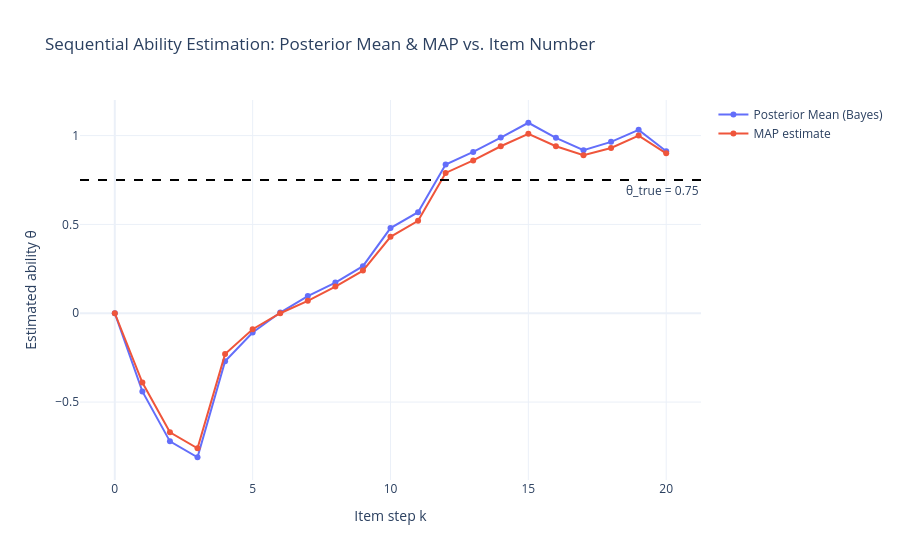

Here is the notebook cell this chart was saved with:
### Markdown cell above
**Interpretation.** Increasing $a_i$ steepens the curve around its midpoint (higher discrimination — the item separates low- from high-ability users more sharply). Changing $b_i$ **translates the curve horizontally** without changing its shape: the curve for $b_i$ is the curve for $b_i=0$ shifted right by $b_i$. This is because $b_i$ is exactly the ability level at which $p_i(\theta)=0.5$: a *harder* item (larger $b_i$) requires a *higher* ability before the user is even-odds to answer correctly.

## Task 2 — Sequential Likelihood Contribution

A single response is Bernoulli with success probability $p_k(\theta)$:
$$L(y_k\mid\theta) = p_k(\theta)^{y_k}\,\bigl(1-p_k(\theta)\bigr)^{1-y_k}.$$

Assuming conditional independence of responses given $\theta$, the joint likelihood of the running history is the product of the individual contributions:
$$L(\mathbf y^{(k)}\mid\theta)=\prod_{i=1}^{k} p_i(\theta)^{y_i}\bigl(1-p_i(\theta)\bigr)^{1-y_i}.$$

## Task 3 — Mathematical Formulation of the Running Update

By Bayes' theorem, using the step-$(k-1)$ posterior as the new prior:
$$f_{\Theta\mid\mathbf Y^{(k)}}(\theta\mid\mathbf y^{(k)}) \;\propto\; f_{\Theta\mid\mathbf Y^{(k-1)}}(\theta\mid\mathbf y^{(k-1)})\;\cdot\;L(y_k\mid\theta)
= f_{\Theta\mid\mathbf Y^{(k-1)}}(\theta\mid\mathbf y^{(k-1)})\cdot p_k(\theta)^{y_k}(1-p_k(\theta))^{1-y_k}.$$

Only the *newest* observation's likelihood needs to be multiplied in at each step — the entire history is already summarized in the previous posterior.

## Task 4 — Dynamic Shifting

If $y_k=1$ on a **hard** item (large $b_k$), the multiplier $p_k(\theta)$ is small for $\theta \ll b_k$ and rises toward 1 only once $\theta$ approaches/exceeds $b_k$. Multiplying the prior by this near-step-function **suppresses the low-$\theta$ region** of the density while leaving the high-$\theta$ region comparatively untouched. The net effect is that probability mass — and hence the peak — is pushed to the **right** (toward higher ability), and the harder the item ($b_k$ larger), the further right the peak moves, because correctly solving a difficult item is strong evidence against low ability.

## Task 5 — Discrimination and Sharpness

The steepness of $p_k(\theta)$ around $b_k$ is controlled by $a_k$.

- **Large $a_k$:** the logistic curve becomes close to a step function. Multiplying the prior by this near-indicator function very strongly downweights one side of $b_k$, producing a large, sharp change and a **substantially narrower (lower-variance)** posterior — the item is highly informative.
- **Small $a_k$:** the curve is nearly flat/linear across the plausible $\theta$ range, so $p_k(\theta)\approx$ constant and the likelihood barely perturbs the prior's shape — the posterior stays **almost as wide** as before, i.e. the item carries little information.

## Task 6 — Numerical Grid Implementation

1. Fix a dense grid $\theta_1,\dots,\theta_M$ (e.g. $[-6,6]$).
2. Store the current (discretized) posterior as a vector `prior_grid` evaluated on this grid (initialized to the $\mathscr N(0,1)$ density).
3. On observing $y_k$ with known $(a_k,b_k)$: compute `lik = p(theta_grid)**y_k * (1-p(theta_grid))**(1-y_k)`.
4. Form the unnormalized posterior `unnorm = prior_grid * lik`.
5. **Sequential normalization:** integrate numerically (trapezoidal rule) `Z = trapz(unnorm, theta_grid)` and set `posterior_grid = unnorm / Z`.
6. Set `prior_grid = posterior_grid` and repeat for the next item.

## Task 7 — Simulation and Convergence

### Code cell
def p_2pl(theta, a, b):
    return 1.0 / (1.0 + np.exp(-a * (theta - b)))

def run_irt_simulation(theta_true=0.75, n_items=20, seed=7, grid=None):
    rng = np.random.default_rng(seed)
    if grid is None:
        grid = np.linspace(-6, 6, 1201)

    prior = norm_dist.pdf(grid, 0, 1)
    prior /= np.trapezoid(prior, grid)

    bayes_hist = [np.trapezoid(grid * prior, grid)]
    map_hist = [grid[np.argmax(prior)]]
    items = []

    for k in range(1, n_items + 1):
        a_k = rng.uniform(0.5, 2.0)
        b_k = rng.normal(0, 1)
        p_true = p_2pl(theta_true, a_k, b_k)
        y_k = 1 if rng.uniform() < p_true else 0
        items.append((a_k, b_k, y_k))

        lik = p_2pl(grid, a_k, b_k) ** y_k * (1 - p_2pl(grid, a_k, b_k)) ** (1 - y_k)
        unnorm = prior * lik
        Z = np.trapezoid(unnorm, grid)
        posterior = unnorm / Z

        bayes_hist.append(np.trapezoid(grid * posterior, grid))
        map_hist.append(grid[np.argmax(posterior)])
        prior = posterior

    return np.array(bayes_hist), np.array(map_hist), items

theta_true = 0.75
bayes_hist, map_hist, items = run_irt_simulation(theta_true=theta_true, n_items=20, seed=7)
steps = np.arange(0, 21)

fig = go.Figure()
fig.add_trace(go.Scatter(x=steps, y=bayes_hist, mode="lines+markers", name="Posterior Mean (Bayes)"))
fig.add_trace(go.Scatter(x=steps, y=map_hist, mode="lines+markers", name="MAP estimate"))
fig.add_hline(y=theta_true, line_dash="dash", line_color="black",
              annotation_text=f"θ_true = {theta_true}", annotation_position="bottom right")
fig.update_layout(title="Sequential Ability Estimation: Posterior Mean & MAP vs. Item Number",
                   xaxis_title="Item step k", yaxis_title="Estimated ability θ",
                   template="plotly_white")
fig.show()

print(f"Final posterior mean: {bayes_hist[-1]:.3f}   Final MAP: {map_hist[-1]:.3f}")

### Figure 1 — Plotly figure (JSON) as saved in the notebook; plotly's stock layout.template omitted (floating-point values rounded to 4 significant figures)
{"data": [{"mode": "lines+markers", "name": "Posterior Mean (Bayes)", "type": "scatter", "x": [0, 1, 2, 3, 4, 5, 6, 7, 8, 9, 10, 11, 12, 13, 14, 15, 16, 17, 18, 19, 20], "y": [-5.551e-17, -0.4402, -0.7211, -0.8106, -0.2702, -0.1086, 0.003984, 0.09649, 0.1728, 0.2652, 0.4794, 0.5687, 0.8374, 0.9081, 0.9887, 1.072, 0.9873, 0.9181, 0.9649, 1.032, 0.9115]}, {"mode": "lines+markers", "name": "MAP estimate", "type": "scatter", "x": [0, 1, 2, 3, 4, 5, 6, 7, 8, 9, 10, 11, 12, 13, 14, 15, 16, 17, 18, 19, 20], "y": [0.0, -0.39, -0.67, -0.76, -0.23, -0.09, 0.0, 0.07, 0.15, 0.24, 0.43, 0.52, 0.79, 0.86, 0.94, 1.01, 0.94, 0.89, 0.93, 1.0, 0.9]}], "layout": {"annotations": [{"showarrow": false, "text": "θ_true = 0.75", "x": 1, "xanchor": "right", "xref": "x domain", "y": 0.75, "yanchor": "top", "yref": "y"}], "shapes": [{"line": {"color": "black", "dash": "dash"}, "type": "line", "x0": 0, "x1": 1, "xref": "x domain", "y0": 0.75, "y1": 0.75, "yref": "y"}], "title": {"text": "Sequential Ability Estimation: Posterior Mean & MAP vs. Item Number"}, "xaxis": {"title": {"text": "Item step k"}}, "yaxis": {"title": {"text": "Estimated ability θ"}}}}
